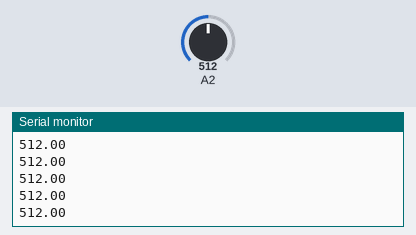
Bench run of a sketch on a simulated Arduino Uno, built with avr-gcc and run on an emulated ATmega328P. Shown: the last lines printed to the serial monitor. The test bench sets the inputs (shaded band); at power-on: A2 = 512.

Above: at 1.2 s.
1.3 s: A2 set to 716
At 1.9 s:
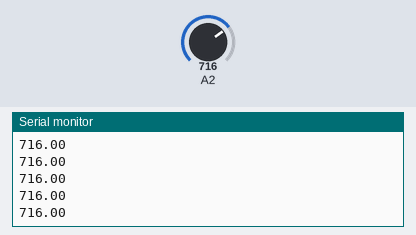
2.8 s: A2 set to 900
At 3.6 s:
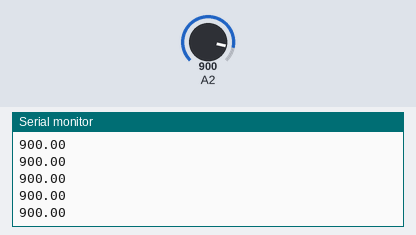
Timing chart, 0 to 5.8 s (numbered marks = the images above; inputs shaded):
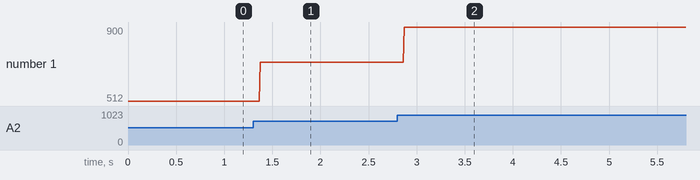

Measured:
- after the input at 1.3 s, the serial monitor: prints a new line after 0.07 s (image 1)
- after the input at 2.8 s, the serial monitor: prints a new line after 0.07 s (image 2)
- plotted number 1: 512 → 716 after the input at 1.3 s, 716 → 900 after the input at 2.8 s

The sketch:

ESDI6.1.ino
```cpp
float vout;
void setup() {
  // put your setup code here, to run once:
  pinMode(A2,INPUT);
  Serial.begin(9600);
}

void loop() {
  // put your main code here, to run repeatedly:
  vout=analogRead(A2);
  Serial.println(vout);

}
```
